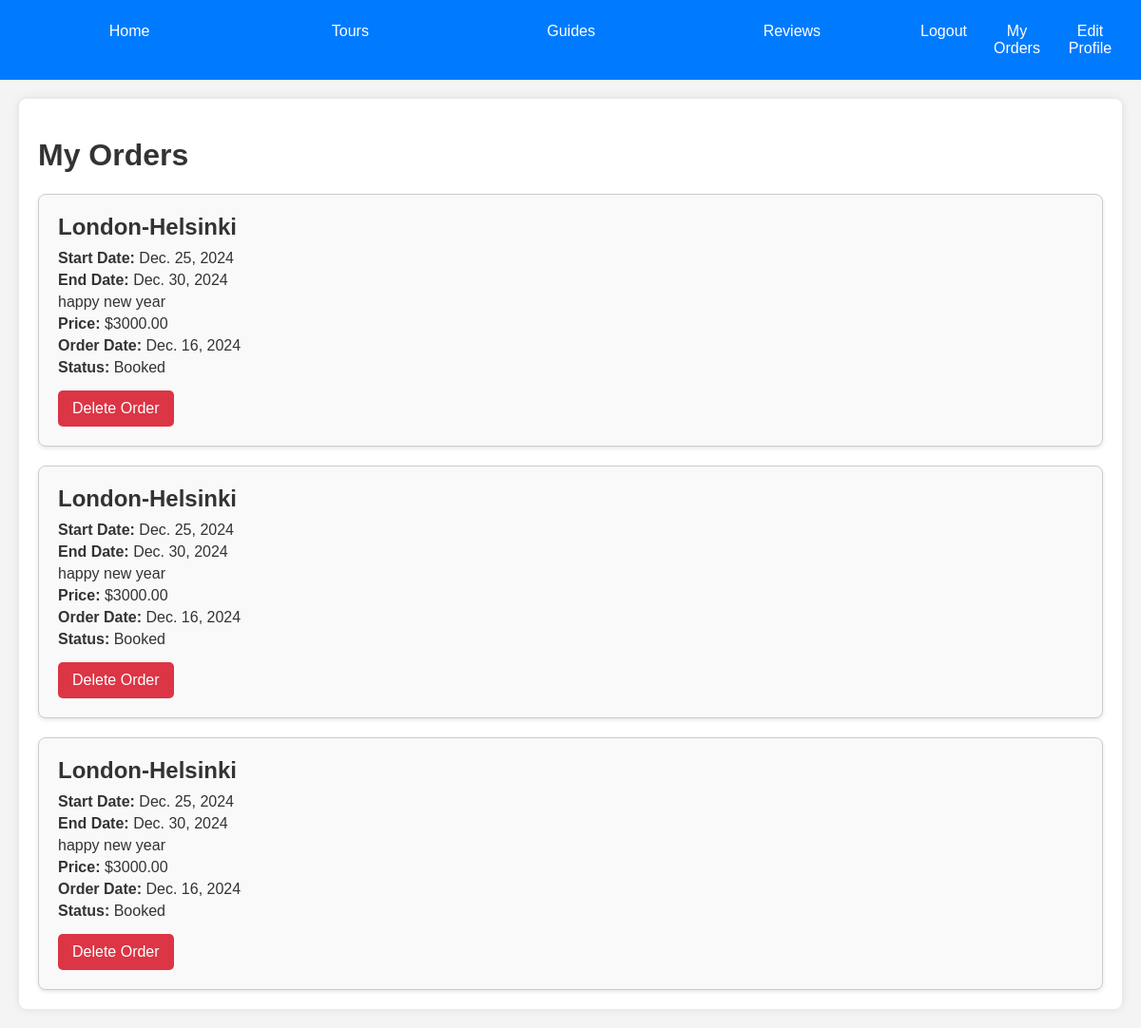
Before: /tours/user_orders/ (signed in) with the older database file.
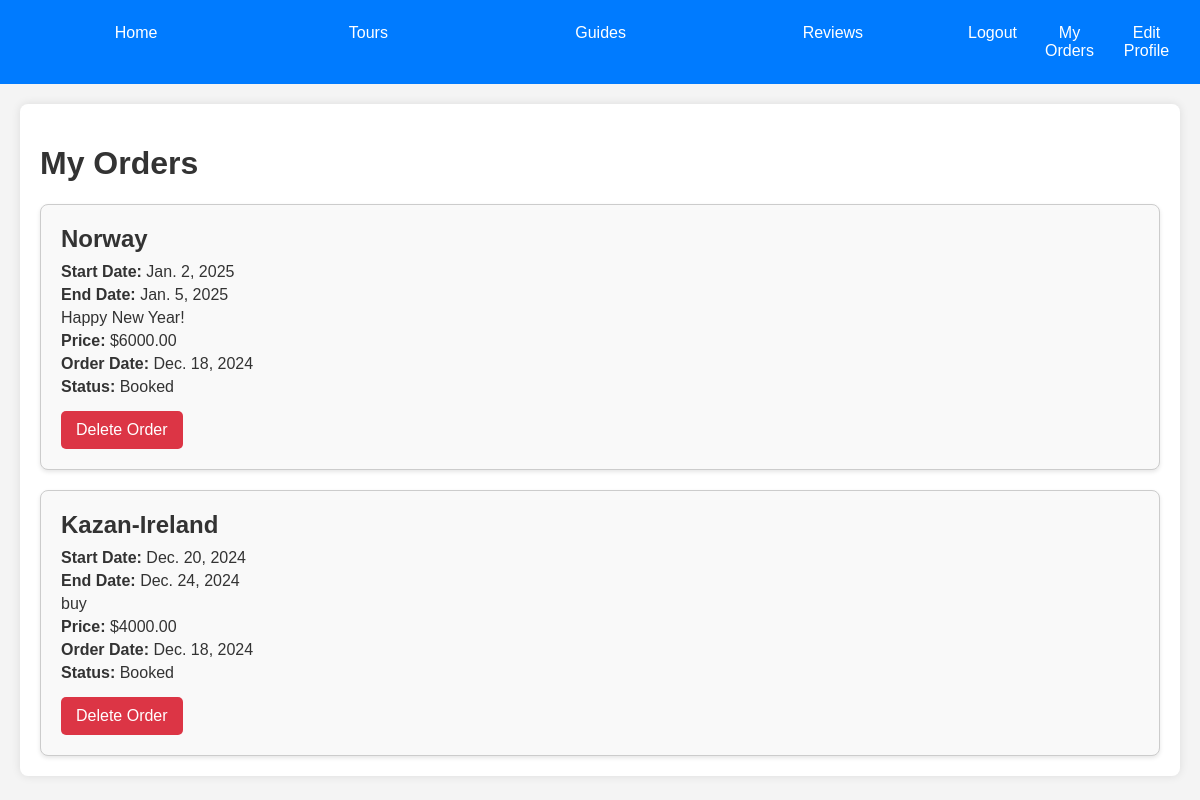
After: the same page with the newer database file.
### tours/models.py (models this page shows, shortened)
class Order(models.Model):
    user = models.ForeignKey(User, on_delete=models.CASCADE, default=1)  # Убедитесь, что у вас есть пользователь с ID 1
    tour = models.ForeignKey(Tour, on_delete=models.CASCADE)
    date_of_booking = models.DateField(auto_now_add=True)
    status = models.CharField(max_length=50)

class Tour(models.Model):
    name_tour = models.CharField(max_length = 50)
    date_of_start = models.DateField(null = True, blank = True)
    date_of_end = models.DateField(null = True, blank = True)
    description = models.TextField()
    price = models.DecimalField(max_digits=10, decimal_places=2, null=True, blank=True)

### tours/views.py (the view)
# urls.py: path('user_orders/', views.user_orders, name='user_orders'),
@login_required
def user_orders(request):
    orders = Order.objects.filter(user=request.user)
    return render(request, 'users/user_orders.html', {'orders': orders})

### tours/templates/users/user_orders.html (shortened to what this page needs)
{% extends 'base.html' %}
{% block content %}
    <h1>My Orders</h1>
    <div class="order-list">
        {% for order in orders %}
            <div class="order-item">
                <h2>{{ order.tour.name_tour }}</h2>
                <p><strong>Start Date:</strong> {{ order.tour.date_of_start }}</p>
                <p><strong>End Date:</strong> {{ order.tour.date_of_end }}</p>
                <p>{{ order.tour.description }}</p>
                <p><strong>Price:</strong> ${{ order.tour.price }}</p>
                <p><strong>Order Date:</strong> {{ order.date_of_booking }}</p>
                <p><strong>Status:</strong> {{ order.status }}</p>
                <a href="{% url 'delete_order' order.id %}" class="button">Delete Order</a>
            </div>
        {% endfor %}
    </div>
{% endblock %}

Changed rows visible on the page:
removed Order: tour.name_tour "London-Helsinki", tour.date_of_start "Dec. 25, 2024", tour.date_of_end "Dec. 30, 2024", tour.description "happy new year", tour.price "3000.00", date_of_booking "Dec. 16, 2024", status "Booked"
removed Order: tour.name_tour "London-Helsinki", tour.date_of_start "Dec. 25, 2024", tour.date_of_end "Dec. 30, 2024", tour.description "happy new year", tour.price "3000.00", date_of_booking "Dec. 16, 2024", status "Booked"
removed Order: tour.name_tour "London-Helsinki", tour.date_of_start "Dec. 25, 2024", tour.date_of_end "Dec. 30, 2024", tour.description "happy new year", tour.price "3000.00", date_of_booking "Dec. 16, 2024", status "Booked"
added Order: tour.name_tour "Norway", tour.date_of_start "Jan. 2, 2025", tour.date_of_end "Jan. 5, 2025", tour.description "Happy New Year!", tour.price "6000.00", date_of_booking "Dec. 18, 2024", status "Booked"
added Order: tour.name_tour "Kazan-Ireland", tour.date_of_start "Dec. 20, 2024", tour.date_of_end "Dec. 24, 2024", tour.description "buy", tour.price "4000.00", date_of_booking "Dec. 18, 2024", status "Booked"
